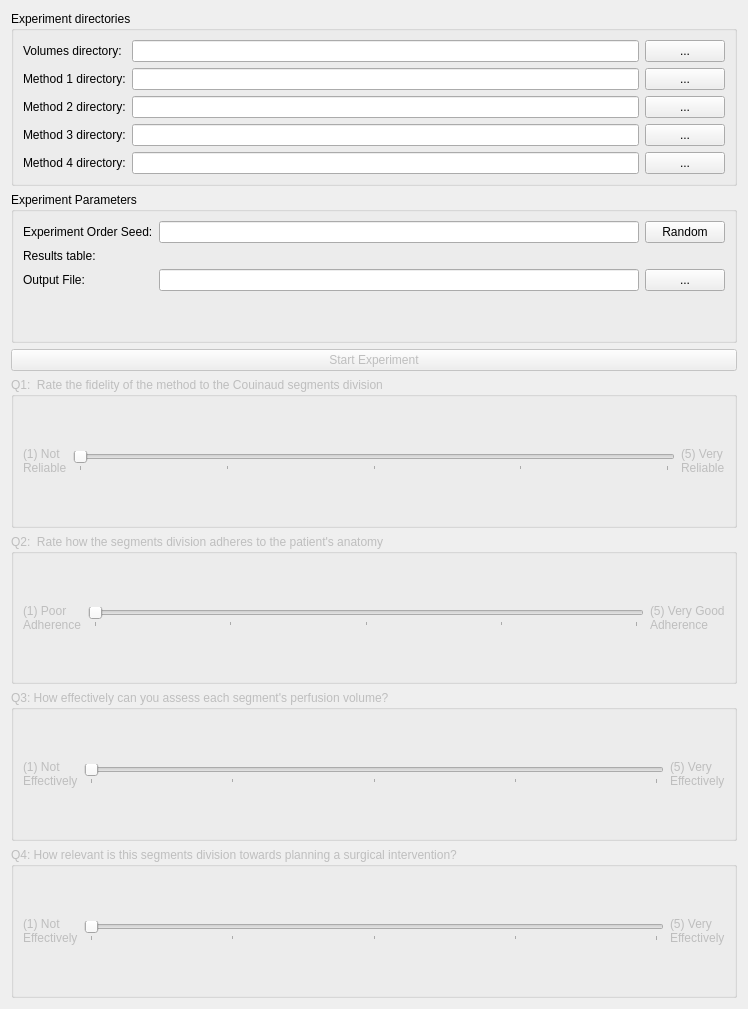
<?xml version="1.0" encoding="UTF-8"?>
<ui version="4.0">
 <class>SlicerLiverSegments</class>
 <widget class="qMRMLWidget" name="SlicerLiverSegments">
  <property name="geometry">
   <rect>
    <x>0</x>
    <y>0</y>
    <width>748</width>
    <height>1009</height>
   </rect>
  </property>
  <layout class="QVBoxLayout" name="verticalLayout_2">
   <item>
    <widget class="ctkCollapsibleGroupBox" name="directoriesGroupBox">
     <property name="title">
      <string>Experiment directories</string>
     </property>
     <layout class="QFormLayout" name="formLayout">
      <item row="0" column="0">
       <widget class="QLabel" name="volumesDirLabel">
        <property name="text">
         <string>Volumes directory:</string>
        </property>
       </widget>
      </item>
      <item row="0" column="1">
       <layout class="QHBoxLayout" name="horizontalLayout">
        <item>
         <widget class="QLineEdit" name="volumesDirLineEdit">
          <property name="readOnly">
           <bool>true</bool>
          </property>
          <property name="SlicerParameterName" stdset="0">
           <string>volumesDirectory</string>
          </property>
         </widget>
        </item>
        <item>
         <widget class="QPushButton" name="volumesDirPushButton">
          <property name="text">
           <string>...</string>
          </property>
         </widget>
        </item>
       </layout>
      </item>
      <item row="1" column="0">
       <widget class="QLabel" name="method1DirLabel">
        <property name="text">
         <string>Method 1 directory:</string>
        </property>
       </widget>
      </item>
      <item row="1" column="1">
       <layout class="QHBoxLayout" name="horizontalLayout_2">
        <item>
         <widget class="QLineEdit" name="method1DirLineEdit">
          <property name="readOnly">
           <bool>true</bool>
          </property>
          <property name="SlicerParameterName" stdset="0">
           <string>method1Directory</string>
          </property>
         </widget>
        </item>
        <item>
         <widget class="QPushButton" name="method1DirPushButton">
          <property name="text">
           <string>...</string>
          </property>
         </widget>
        </item>
       </layout>
      </item>
      <item row="2" column="0">
       <widget class="QLabel" name="method2DirLabel">
        <property name="text">
         <string>Method 2 directory:</string>
        </property>
       </widget>
      </item>
      <item row="2" column="1">
       <layout class="QHBoxLayout" name="horizontalLayout_3">
        <item>
         <widget class="QLineEdit" name="method2DirLineEdit">
          <property name="readOnly">
           <bool>true</bool>
          </property>
          <property name="SlicerParameterName" stdset="0">
           <string>method2Directory</string>
          </property>
         </widget>
        </item>
        <item>
         <widget class="QPushButton" name="method2DirPushButton">
          <property name="text">
           <string>...</string>
          </property>
         </widget>
        </item>
       </layout>
      </item>
      <item row="3" column="0">
       <widget class="QLabel" name="method3DirLabel">
        <property name="text">
         <string>Method 3 directory:</string>
        </property>
       </widget>
      </item>
      <item row="3" column="1">
       <layout class="QHBoxLayout" name="horizontalLayout_4">
        <item>
         <widget class="QLineEdit" name="method3DirLineEdit">
          <property name="readOnly">
           <bool>true</bool>
          </property>
          <property name="SlicerParameterName" stdset="0">
           <string>method3Directory</string>
          </property>
         </widget>
        </item>
        <item>
         <widget class="QPushButton" name="method3DirPushButton">
          <property name="text">
           <string>...</string>
          </property>
         </widget>
        </item>
       </layout>
      </item>
      <item row="4" column="0">
       <widget class="QLabel" name="method4DirLabel">
        <property name="text">
         <string>Method 4 directory:</string>
        </property>
       </widget>
      </item>
      <item row="4" column="1">
       <layout class="QHBoxLayout" name="horizontalLayout_5">
        <item>
         <widget class="QLineEdit" name="method4DirLineEdit">
          <property name="SlicerParameterName" stdset="0">
           <string>method4Directory</string>
          </property>
         </widget>
        </item>
        <item>
         <widget class="QPushButton" name="method4DirPushButton">
          <property name="text">
           <string>...</string>
          </property>
         </widget>
        </item>
       </layout>
      </item>
     </layout>
    </widget>
   </item>
   <item>
    <widget class="QGroupBox" name="parametersGroupBox">
     <property name="title">
      <string>Experiment Parameters</string>
     </property>
     <layout class="QFormLayout" name="formLayout_2">
      <item row="0" column="0">
       <widget class="QLabel" name="orderSeedLabel">
        <property name="text">
         <string>Experiment Order Seed:</string>
        </property>
       </widget>
      </item>
      <item row="0" column="1">
       <layout class="QHBoxLayout" name="horizontalLayout_6">
        <item>
         <widget class="QLineEdit" name="orderSeedLineEdit">
          <property name="SlicerParameterName" stdset="0">
           <string>orderSeed</string>
          </property>
         </widget>
        </item>
        <item>
         <widget class="QPushButton" name="orderSeedPushButton">
          <property name="text">
           <string>Random</string>
          </property>
         </widget>
        </item>
       </layout>
      </item>
      <item row="1" column="0">
       <widget class="QLabel" name="label_6">
        <property name="text">
         <string>Results table:</string>
        </property>
       </widget>
      </item>
      <item row="1" column="1">
       <widget class="qMRMLNodeComboBox" name="resultsTableNodeComboBox">
        <property name="enabled">
         <bool>true</bool>
        </property>
        <property name="nodeTypes">
         <stringlist notr="true">
          <string>vtkMRMLTableNode</string>
         </stringlist>
        </property>
        <property name="hideChildNodeTypes">
         <stringlist notr="true"/>
        </property>
        <property name="noneEnabled">
         <bool>false</bool>
        </property>
        <property name="addEnabled">
         <bool>true</bool>
        </property>
        <property name="renameEnabled">
         <bool>true</bool>
        </property>
        <property name="interactionNodeSingletonTag">
         <string notr="true"/>
        </property>
        <property name="SlicerParameterName" stdset="0">
         <string>resultsTableNode</string>
        </property>
       </widget>
      </item>
      <item row="2" column="0">
       <widget class="QLabel" name="outputFileLabel">
        <property name="text">
         <string>Output File:</string>
        </property>
       </widget>
      </item>
      <item row="2" column="1">
       <layout class="QHBoxLayout" name="horizontalLayout_11">
        <item>
         <widget class="QLineEdit" name="outputFileLineEdit">
          <property name="SlicerParameterName" stdset="0">
           <string>outputFileName</string>
          </property>
         </widget>
        </item>
        <item>
         <widget class="QPushButton" name="outputFilePushButton">
          <property name="text">
           <string>...</string>
          </property>
         </widget>
        </item>
       </layout>
      </item>
     </layout>
    </widget>
   </item>
   <item>
    <widget class="QPushButton" name="startExperimentPushButton">
     <property name="enabled">
      <bool>false</bool>
     </property>
     <property name="text">
      <string>Start Experiment</string>
     </property>
    </widget>
   </item>
   <item>
    <widget class="ctkCollapsibleGroupBox" name="q1GroupBox">
     <property name="enabled">
      <bool>false</bool>
     </property>
     <property name="title">
      <string>Q1:  Rate the fidelity of the method to the Couinaud segments division</string>
     </property>
     <layout class="QHBoxLayout" name="horizontalLayout_7">
      <item>
       <widget class="QLabel" name="q1MinLabel">
        <property name="text">
         <string>(1) Not
Reliable</string>
        </property>
       </widget>
      </item>
      <item>
       <widget class="QSlider" name="q1Slider">
        <property name="minimum">
         <number>1</number>
        </property>
        <property name="maximum">
         <number>5</number>
        </property>
        <property name="orientation">
         <enum>Qt::Horizontal</enum>
        </property>
        <property name="tickPosition">
         <enum>QSlider::TicksBelow</enum>
        </property>
        <property name="tickInterval">
         <number>1</number>
        </property>
        <property name="SlicerParameterName" stdset="0">
         <string>question1Score</string>
        </property>
       </widget>
      </item>
      <item>
       <widget class="QLabel" name="q1MaxLabel">
        <property name="text">
         <string>(5) Very
Reliable</string>
        </property>
       </widget>
      </item>
     </layout>
    </widget>
   </item>
   <item>
    <widget class="ctkCollapsibleGroupBox" name="q2GroupBox">
     <property name="enabled">
      <bool>false</bool>
     </property>
     <property name="title">
      <string>Q2:  Rate how the segments division adheres to the patient's anatomy</string>
     </property>
     <layout class="QHBoxLayout" name="horizontalLayout_8">
      <item>
       <widget class="QLabel" name="q2MinLabel">
        <property name="text">
         <string>(1) Poor
Adherence</string>
        </property>
       </widget>
      </item>
      <item>
       <widget class="QSlider" name="q2Slider">
        <property name="minimum">
         <number>1</number>
        </property>
        <property name="maximum">
         <number>5</number>
        </property>
        <property name="orientation">
         <enum>Qt::Horizontal</enum>
        </property>
        <property name="tickPosition">
         <enum>QSlider::TicksBelow</enum>
        </property>
        <property name="tickInterval">
         <number>1</number>
        </property>
        <property name="SlicerParameterName" stdset="0">
         <string>question2Score</string>
        </property>
       </widget>
      </item>
      <item>
       <widget class="QLabel" name="q2MaxLabel">
        <property name="text">
         <string>(5) Very Good
Adherence</string>
        </property>
       </widget>
      </item>
     </layout>
    </widget>
   </item>
   <item>
    <widget class="ctkCollapsibleGroupBox" name="q3groupBox">
     <property name="enabled">
      <bool>false</bool>
     </property>
     <property name="title">
      <string>Q3: How effectively can you assess each segment's perfusion volume?</string>
     </property>
     <layout class="QHBoxLayout" name="horizontalLayout_9">
      <item>
       <widget class="QLabel" name="q3MinLabel">
        <property name="text">
         <string>(1) Not
Effectively</string>
        </property>
       </widget>
      </item>
      <item>
       <widget class="QSlider" name="q3Slider">
        <property name="minimum">
         <number>1</number>
        </property>
        <property name="maximum">
         <number>5</number>
        </property>
        <property name="orientation">
         <enum>Qt::Horizontal</enum>
        </property>
        <property name="tickPosition">
         <enum>QSlider::TicksBelow</enum>
        </property>
        <property name="tickInterval">
         <number>1</number>
        </property>
        <property name="SlicerParameterName" stdset="0">
         <string>question3Score</string>
        </property>
       </widget>
      </item>
      <item>
       <widget class="QLabel" name="q3MaxLabel">
        <property name="text">
         <string>(5) Very
Effectively</string>
        </property>
       </widget>
      </item>
     </layout>
    </widget>
   </item>
   <item>
    <widget class="ctkCollapsibleGroupBox" name="q4GroupBox">
     <property name="enabled">
      <bool>false</bool>
     </property>
     <property name="title">
      <string>Q4: How relevant is this segments division towards planning a surgical intervention?</string>
     </property>
     <layout class="QHBoxLayout" name="horizontalLayout_10">
      <item>
       <widget class="QLabel" name="q4MinLabel">
        <property name="text">
         <string>(1) Not
Effectively</string>
        </property>
       </widget>
      </item>
      <item>
       <widget class="QSlider" name="q4Slider">
        <property name="minimum">
         <number>1</number>
        </property>
        <property name="maximum">
         <number>5</number>
        </property>
        <property name="orientation">
         <enum>Qt::Horizontal</enum>
        </property>
        <property name="tickPosition">
         <enum>QSlider::TicksBelow</enum>
        </property>
        <property name="tickInterval">
         <number>1</number>
        </property>
        <property name="SlicerParameterName" stdset="0">
         <string>question4Score</string>
        </property>
       </widget>
      </item>
      <item>
       <widget class="QLabel" name="q4MaxLabel">
        <property name="text">
         <string>(5) Very
Effectively</string>
        </property>
       </widget>
      </item>
     </layout>
    </widget>
   </item>
  </layout>
 </widget>
 <customwidgets>
  <customwidget>
   <class>qMRMLNodeComboBox</class>
   <extends>QWidget</extends>
   <header>qMRMLNodeComboBox.h</header>
  </customwidget>
  <customwidget>
   <class>qMRMLWidget</class>
   <extends>QWidget</extends>
   <header>qMRMLWidget.h</header>
   <container>1</container>
  </customwidget>
  <customwidget>
   <class>ctkCollapsibleGroupBox</class>
   <extends>QGroupBox</extends>
   <header>ctkCollapsibleGroupBox.h</header>
   <container>1</container>
  </customwidget>
 </customwidgets>
 <resources/>
 <connections>
  <connection>
   <sender>SlicerLiverSegments</sender>
   <signal>mrmlSceneChanged(vtkMRMLScene*)</signal>
   <receiver>resultsTableNodeComboBox</receiver>
   <slot>setMRMLScene(vtkMRMLScene*)</slot>
   <hints>
    <hint type="sourcelabel">
     <x>373</x>
     <y>504</y>
    </hint>
    <hint type="destinationlabel">
     <x>431</x>
     <y>360</y>
    </hint>
   </hints>
  </connection>
 </connections>
</ui>
